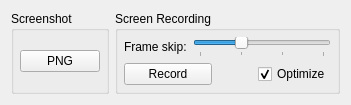
      <widget class="QWidget" name="tabCapture">
       <attribute name="icon">
        <iconset resource="resources.qrc">
         <normaloff>:/icons/resources/icons/capture.png</normaloff>:/icons/resources/icons/capture.png</iconset>
       </attribute>
       <attribute name="title">
        <string>Capture</string>
       </attribute>
       <layout class="QVBoxLayout" name="verticalLayout_4">
        <item>
         <layout class="QHBoxLayout" name="horizontalLayout_17">
          <item>
           <widget class="QGroupBox" name="screenshotgroup">
            <property name="sizePolicy">
             <sizepolicy hsizetype="Preferred" vsizetype="Preferred">
              <horstretch>0</horstretch>
              <verstretch>0</verstretch>
             </sizepolicy>
            </property>
            <property name="title">
             <string>Screenshot</string>
            </property>
            <layout class="QVBoxLayout" name="verticalLayout_8">
             <property name="leftMargin">
              <number>6</number>
             </property>
             <property name="topMargin">
              <number>6</number>
             </property>
             <property name="rightMargin">
              <number>6</number>
             </property>
             <property name="bottomMargin">
              <number>6</number>
             </property>
             <item>
              <widget class="QPushButton" name="buttonScreenshot">
               <property name="sizePolicy">
                <sizepolicy hsizetype="Preferred" vsizetype="Maximum">
                 <horstretch>0</horstretch>
                 <verstretch>0</verstretch>
                </sizepolicy>
               </property>
               <property name="maximumSize">
                <size>
                 <width>160</width>
                 <height>16777215</height>
                </size>
               </property>
               <property name="focusPolicy">
                <enum>Qt::NoFocus</enum>
               </property>
               <property name="text">
                <string>PNG</string>
               </property>
              </widget>
             </item>
            </layout>
           </widget>
          </item>
          <item>
           <widget class="QGroupBox" name="gifoptionsgroup">
            <property name="sizePolicy">
             <sizepolicy hsizetype="Preferred" vsizetype="Preferred">
              <horstretch>0</horstretch>
              <verstretch>0</verstretch>
             </sizepolicy>
            </property>
            <property name="title">
             <string>Screen Recording</string>
            </property>
            <layout class="QVBoxLayout" name="verticalLayout_13">
             <property name="spacing">
              <number>6</number>
             </property>
             <property name="leftMargin">
              <number>6</number>
             </property>
             <property name="topMargin">
              <number>6</number>
             </property>
             <property name="rightMargin">
              <number>6</number>
             </property>
             <property name="bottomMargin">
              <number>6</number>
             </property>
             <item>
              <layout class="QHBoxLayout" name="horizontalLayout_13">
               <property name="bottomMargin">
                <number>0</number>
               </property>
               <item>
                <widget class="QLabel" name="frameskipTextLabel">
                 <property name="sizePolicy">
                  <sizepolicy hsizetype="Maximum" vsizetype="Preferred">
                   <horstretch>0</horstretch>
                   <verstretch>0</verstretch>
                  </sizepolicy>
                 </property>
                 <property name="text">
                  <string>Frame skip:</string>
                 </property>
                </widget>
               </item>
               <item>
                <widget class="QSlider" name="apngSkip">
                 <property name="sizePolicy">
                  <sizepolicy hsizetype="Expanding" vsizetype="Preferred">
                   <horstretch>1</horstretch>
                   <verstretch>0</verstretch>
                  </sizepolicy>
                 </property>
                 <property name="minimumSize">
                  <size>
                   <width>50</width>
                   <height>0</height>
                  </size>
                 </property>
                 <property name="maximumSize">
                  <size>
                   <width>300</width>
                   <height>16777215</height>
                  </size>
                 </property>
                 <property name="focusPolicy">
                  <enum>Qt::NoFocus</enum>
                 </property>
                 <property name="minimum">
                  <number>0</number>
                 </property>
                 <property name="maximum">
                  <number>3</number>
                 </property>
                 <property name="pageStep">
                  <number>1</number>
                 </property>
                 <property name="value">
                  <number>1</number>
                 </property>
                 <property name="sliderPosition">
                  <number>1</number>
                 </property>
                 <property name="orientation">
                  <enum>Qt::Horizontal</enum>
                 </property>
                 <property name="invertedAppearance">
                  <bool>false</bool>
                 </property>
                 <property name="invertedControls">
                  <bool>false</bool>
                 </property>
                 <property name="tickPosition">
                  <enum>QSlider::TicksBelow</enum>
                 </property>
                 <property name="tickInterval">
                  <number>1</number>
                 </property>
                </widget>
               </item>
              </layout>
             </item>
             <item>
              <layout class="QHBoxLayout" name="horizontalLayout_20">
               <property name="rightMargin">
                <number>0</number>
               </property>
               <item>
                <widget class="QPushButton" name="buttonRecordAnimated">
                 <property name="sizePolicy">
                  <sizepolicy hsizetype="Maximum" vsizetype="Fixed">
                   <horstretch>0</horstretch>
                   <verstretch>0</verstretch>
                  </sizepolicy>
                 </property>
                 <property name="minimumSize">
                  <size>
                   <width>88</width>
                   <height>0</height>
                  </size>
                 </property>
                 <property name="focusPolicy">
                  <enum>Qt::NoFocus</enum>
                 </property>
                 <property name="layoutDirection">
                  <enum>Qt::LeftToRight</enum>
                 </property>
                 <property name="text">
                  <string>Record</string>
                 </property>
                </widget>
               </item>
               <item>
                <spacer name="horizontalSpacer_5">
                 <property name="orientation">
                  <enum>Qt::Horizontal</enum>
                 </property>
                 <property name="sizeHint" stdset="0">
                  <size>
                   <width>40</width>
                   <height>20</height>
                  </size>
                 </property>
                </spacer>
               </item>
               <item>
                <widget class="QCheckBox" name="checkOptimizeRecording">
                 <property name="sizePolicy">
                  <sizepolicy hsizetype="Minimum" vsizetype="Fixed">
                   <horstretch>0</horstretch>
                   <verstretch>0</verstretch>
                  </sizepolicy>
                 </property>
                 <property name="text">
                  <string>Optimize</string>
                 </property>
                 <property name="checked">
                  <bool>true</bool>
                 </property>
                </widget>
               </item>
              </layout>
             </item>
            </layout>
           </widget>
          </item>
         </layout>
        </item>
        <item>
         <spacer name="verticalSpacer">
          <property name="orientation">
           <enum>Qt::Vertical</enum>
          </property>
          <property name="sizeHint" stdset="0">
           <size>
            <width>0</width>
            <height>0</height>
           </size>
          </property>
         </spacer>
        </item>
       </layout>
      </widget>
